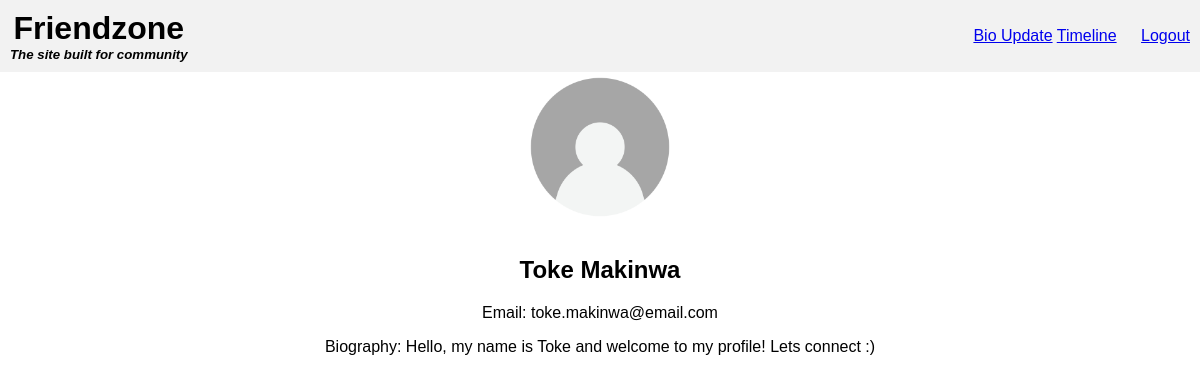
Screenshot of /myprofile.php (signed in) with the database file from the repository.
### tables this page shows
CREATE TABLE `users` (
  `id` int(11) NOT NULL,
  `first_name` varchar(50) NOT NULL,
  `last_name` varchar(50) NOT NULL,
  `email` varchar(100) NOT NULL,
  `password` varchar(100) NOT NULL,
  `phone_number` int(11) NOT NULL
);

CREATE TABLE `profile` (
  `ID` int(11) NOT NULL,
  `email` varchar(100) NOT NULL,
  `biography` varchar(280) NOT NULL
);

### myprofile.php (the view, shortened to what this page needs)
<?php
require_once "db_connection.php";
$user_id = $_SESSION['email'];
$stmt = $conn->prepare("SELECT users.first_name, users.last_name, users.email, profile.biography FROM users INNER JOIN profile ON users.email = profile.email WHERE users.email = ?");
$stmt->bind_param("i", $user_id);
$stmt->execute();
$result = $stmt->get_result();
$row = $result->fetch_assoc();
$first_name = htmlspecialchars($row['first_name']);
$last_name = htmlspecialchars($row['last_name']);
$email = htmlspecialchars($row['email']);
$biography = htmlspecialchars($row['biography']);
?>
<!DOCTYPE html>
<html lang="en">
<head>
</head>
<body>
    <div class="header">
        <div class="header-content">
            <h1>Friendzone</h1>
            <h5><em>The site built for community</em></h5>
        </div>
        <div>
            <a class="bio-link" href="dashboard.php">Bio Update</a>
            <a class="timeline-link" href="browse.php">Timeline</a>
            <a class="logout-button" href="create_account.html">Logout</a>
        </div>
    </div>
<body>
    <div class="profile">
        <img src="grey_silhouette_image.jpg" alt="Profile Picture">
        <h2><?php echo $first_name . " " . $last_name; ?></h2>
        <p>Email: <?php echo $email; ?></p>
        <p>Biography: <?php echo $biography; ?></p>
    </div>
</body>
</html>

### myprofile.php (style rules this page uses)
body { font-family: Arial, sans-serif; margin: 0; padding: 0; text-align: center; }
.header { background-color: #f2f2f2; padding: 10px; display: flex; justify-content: space-between; align-items: center; }
.header-content { display: flex; flex-direction: column; align-items: center; }
.header h1 { margin: 0; }
.header h5 { margin: 0; }
.logout-button, .profile-link { margin-left: 20px; }
.profile img { width: 150px; height: 150px; border-radius: 50%; margin-bottom: 10px; }

### rows the page displays
users: first_name "Toke", last_name "Makinwa", email "toke.makinwa@email.com", profile.biography "Hello, my name is Toke and welcome to my profile! Lets connect :)"
